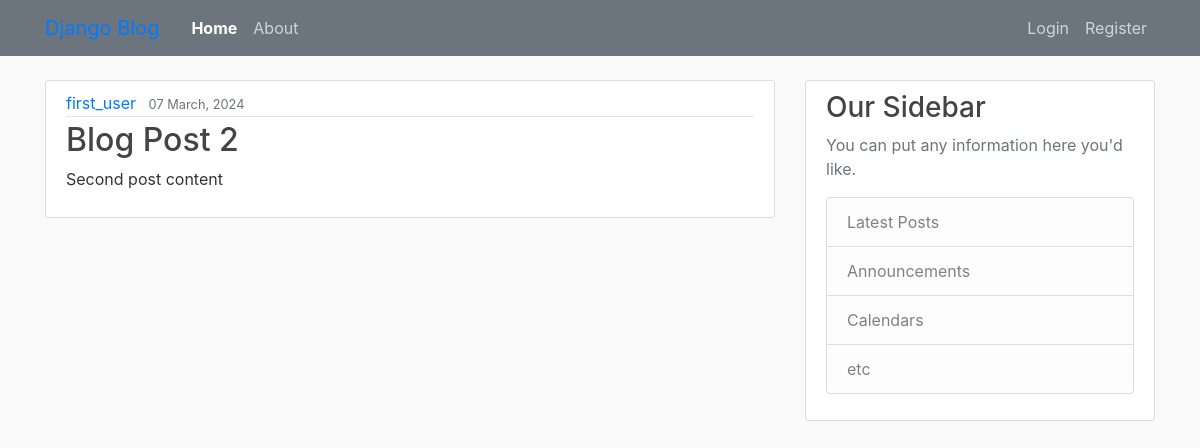
/, run on an earlier commit of the app's database.
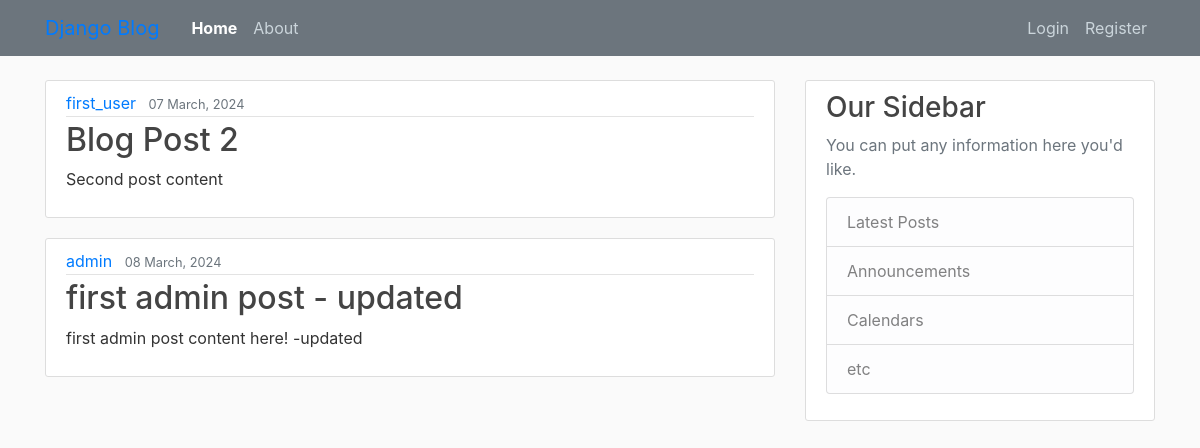
And on a later commit of the database.
### blog/models.py (models this page shows, shortened)
class Posts(models.Model):
    title = models.CharField(max_length=100)
    content = models.TextField()
    date_posted = models.DateTimeField(default=timezone.now)
    author = models.ForeignKey(User, on_delete=models.CASCADE)

### blog/views.py (the view)
# urls.py: path('',view=views.home,name='blog-home'),
def home(request):
    context = {
        'posts': Posts.objects.all(),
        'active': 'home'
    }
    return render(request, 'blog/home.html', context)

### blog/templates/blog/home.html
{% extends "blog/base.html" %} {% block content %} {% for post in posts %}
<article class="media content-section">
  <div class="media-body">
    <div class="article-metadata">
      <a class="mr-2" href="#">{{ post.author }}</a>
      <small class="text-muted">{{ post.date_posted | date:"d F, Y" }}</small>
    </div>
    <h2><a class="article-title" href="#">{{ post.title }}</a></h2>
    <p class="article-content">{{ post.content }}</p>
  </div>
</article>
{% endfor %} {% endblock content %}

### blog/templates/blog/base.html (shortened to what this page needs)
{% load static %}
<!DOCTYPE html>
<html>
<head>
    <link rel="stylesheet" href="https://maxcdn.bootstrapcdn.com/bootstrap/4.0.0/css/bootstrap.min.css">
    <link rel="stylesheet" type="text/css" href="{% static 'blog/main.css' %}">
</head>
<body>
    <header class="site-header">
      <nav class="navbar navbar-expand-md bg-secondary fixed-top">
        <div class="container">
          <a class="navbar-brand mr-4" href="{% url 'blog-home' %}">Django Blog</a>
          <div class="collapse navbar-collapse" id="navbarToggle">
            <div class="navbar-nav mr-auto">
              <a class="nav-item nav-link
              {% if active == "home" %}active{% endif %}"
              href="{% url 'blog-home' %}">Home</a>
              <a class="nav-item nav-link
              {% if active == "about" %}active{% endif %}"
               href="{% url 'blog-about' %}">About</a>
            </div>
            <div class="navbar-nav">
              {% if user.is_authenticated %}
              <a class="nav-item nav-link" href="{% url "profile" %}">Profile</a>
                <a class="nav-item nav-link" href="{% url "logout" %}">Logout</a>
              {% else %}
              <a class="nav-item nav-link" href="{% url 'login' %}">Login</a>
              <a class="nav-item nav-link
              "
              href="{% url 'users:user-register' %}">Register</a>
              {% endif %}
            </div>
          </div>
        </div>
      </nav>
    </header>
    <main role="main" class="container">
      <div class="row">
        <div class="col-md-8">
        {% block content %}{% endblock %}
        </div>
        <div class="col-md-4">
          <div class="content-section">
            <h3>Our Sidebar</h3>
            <p class='text-muted'>You can put any information here you'd like.
              <ul class="list-group">
                <li class="list-group-item list-group-item-light">Latest Posts</li>
                <li class="list-group-item list-group-item-light">Announcements</li>
                <li class="list-group-item list-group-item-light">Calendars</li>
                <li class="list-group-item list-group-item-light">etc</li>
              </ul>
            </p>
          </div>
        </div>
      </div>
    </main>
</body>
</html>

### blog/static/blog/main.css (style rules this page uses)
body { background: #fafafa; color: #333333; margin-top: 5rem; }
h1, h2, h3, h4, h5, h6 { color: #444444; }
ul { margin: 0; }
.site-header .navbar-nav .nav-link { color: #cbd5db; }
.site-header .navbar-nav .nav-link.active { font-weight: 500; }
.content-section { background: #ffffff; padding: 10px 20px; border: 1px solid #dddddd; border-radius: 3px; margin-bottom: 20px; }
.article-title { color: #444444; }
.article-content { white-space: pre-line; }
.article-metadata { padding-bottom: 1px; margin-bottom: 4px; border-bottom: 1px solid #e3e3e3; }
.site-header .navbar-nav .nav-link.active { color: white; font-weight: bold; }

What changed in the data, as far as the page shows it:
added Posts: author "admin", date_posted "08 March, 2024", title "first admin post - updated", content "first admin post content here! -updated"
